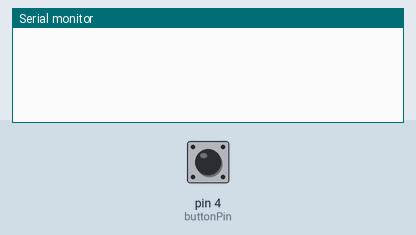
Simulated run of this sketch. Board: Arduino Uno, built with avr-gcc and run on an emulated ATmega328P. Parts: the last lines printed to the serial monitor. The test bench sets the inputs (shaded band); at power-on: pin 4 (buttonPin) LOW.

Above: at 1.2 s.
1.3 s: pin 4 (buttonPin) pulled HIGH for 0.15 s
At 2.6 s:
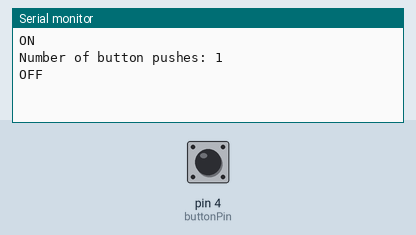
2.9 s: pin 4 (buttonPin) pulled HIGH for 1 s
At 3.5 s:
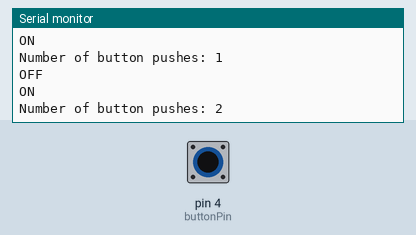
5.4 s: pin 4 (buttonPin) pulled HIGH for 0.15 s
At 6.1 s:
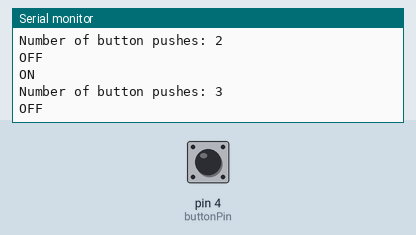

The sketch:

StateChangeDetectionAndDebounce.ino
```cpp
/*
 * Sketch: StateChangeDetectionAndDebounce
 * Description: A Sketch in C to count the number of time a button is pressed using the Pin Change interrupt of AVR,
 *              debounces the switch and show the count number on the serial monitor of Arduino. U
 * Author: William Kwabla
 * Date: 04/22/20
*/

const int buttonPin = 4;    // the number of the pushbutton pin

// Variables will change
int buttonState;             // the current reading from the input pin
int lastButtonState = LOW;   // the previous reading from the input pin
int buttonPushCounter = 0;   // counter for the number of button presses

unsigned long lastDebounceTime = 0;  // the last time the output pin was toggled
unsigned long debounceDelay = 50;    // the debounce time; increase if the output flickers

void setup() {
  // initialize the button pin as a input
  pinMode(buttonPin, INPUT);

  // initialize serial communication
  Serial.begin(9600);
}

void loop() {
  // read the state of the switch into a local variable
  int reading = digitalRead(buttonPin);

  // If the switch changed, due to noise or pressing
  if (reading != lastButtonState) {
    // reset the debouncing timer
    lastDebounceTime = millis();
  }

  if ((millis() - lastDebounceTime) > debounceDelay) {

    // if the button state has changed
    if (reading != buttonState) {
      buttonState = reading;

  if (buttonState == HIGH) {
      // if the current state is HIGH then the button went from off to on
      buttonPushCounter++;
      Serial.println("ON");
      Serial.print("Number of button pushes: ");
      Serial.println(buttonPushCounter);
    } else {
      // if the current state is LOW then the button went from on to off
      Serial.println("OFF");
    }
    }
  }

  // save the reading. Next time through the loop, it'll be the lastButtonState:
  lastButtonState = reading;
}
```

Measured:
- after the input at 1.3 s, the serial monitor: prints a new line after 0.05 s (image 1)
- after the input at 2.9 s, the serial monitor: prints a new line after 0.05 s (image 2)
- after the input at 5.4 s, the serial monitor: prints a new line after 0.06 s (image 3)
